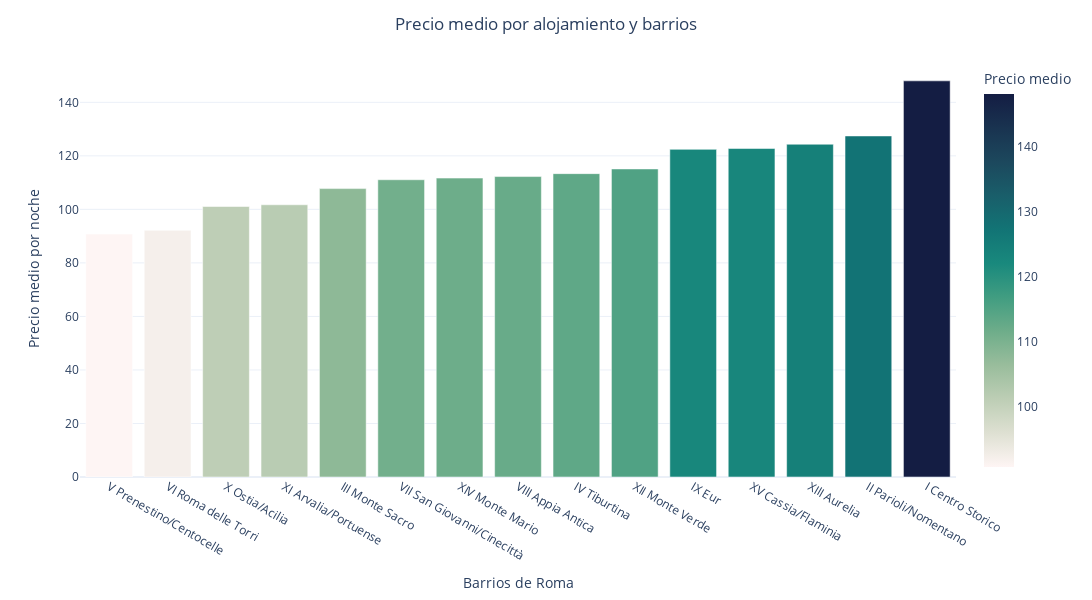

Notebook cell for this chart:
### Code cell
fig = px.bar(barrio_precio,
             color=barrio_precio.values,
             color_continuous_scale='tempo', 
             labels={'y':'Barrios de Roma', 'x':'Precio medio por noche', 'color': 'Precio medio'},
             template='plotly_white',width=1300, height=600)

fig.update_layout(title='Precio medio por alojamiento y barrios', title_x=0.5, 
  xaxis_title='Barrios de Roma',
  yaxis_title='Precio medio por noche')
fig.show()

### Figure 1 — Plotly figure (JSON) as saved in the notebook; plotly's stock layout.template omitted (floating-point values rounded to 4 significant figures)
{"data": [{"alignmentgroup": "True", "hovertemplate": "neighbourhood_cleansed=%{x}<br>value=%{y}<br>Precio medio=%{marker.color}<extra></extra>", "legendgroup": "", "marker": {"color": [90.8, 92.18, 101.1, 101.7, 107.8, 111.1, 111.7, 112.3, 113.4, 115.1, 122.4, 122.7, 124.3, 127.4, 148.0], "coloraxis": "coloraxis", "pattern": {"shape": ""}}, "name": "", "offsetgroup": "", "orientation": "v", "showlegend": false, "textposition": "auto", "type": "bar", "x": ["V Prenestino/Centocelle", "VI Roma delle Torri", "X Ostia/Acilia", "XI Arvalia/Portuense", "III Monte Sacro", "VII San Giovanni/Cinecittà", "XIV Monte Mario", "VIII Appia Antica", "IV Tiburtina", "XII Monte Verde", "IX Eur", "XV Cassia/Flaminia", "XIII Aurelia", "II Parioli/Nomentano", "I Centro Storico"], "xaxis": "x", "y": [90.8, 92.18, 101.1, 101.7, 107.8, 111.1, 111.7, 112.3, 113.4, 115.1, 122.4, 122.7, 124.3, 127.4, 148.0], "yaxis": "y"}], "layout": {"barmode": "relative", "coloraxis": {"colorbar": {"title": {"text": "Precio medio"}}, "colorscale": [[0, "rgb(254, 245, 244)"], [0.09091, "rgb(222, 224, 210)"], [0.1818, "rgb(189, 206, 181)"], [0.2727, "rgb(153, 189, 156)"], [0.3636, "rgb(110, 173, 138)"], [0.4545, "rgb(65, 157, 129)"], [0.5455, "rgb(25, 137, 125)"], [0.6364, "rgb(18, 116, 117)"], [0.7273, "rgb(25, 94, 106)"], [0.8182, "rgb(28, 72, 93)"], [0.9091, "rgb(25, 51, 80)"], [1, "rgb(20, 29, 67)"]]}, "height": 600, "legend": {"tracegroupgap": 0}, "margin": {"t": 60}, "title": {"text": "Precio medio por alojamiento y barrios", "x": 0.5}, "width": 1300, "xaxis": {"anchor": "y", "domain": [0, 1], "title": {"text": "Barrios de Roma"}}, "yaxis": {"anchor": "x", "domain": [0, 1], "title": {"text": "Precio medio por noche"}}}}
